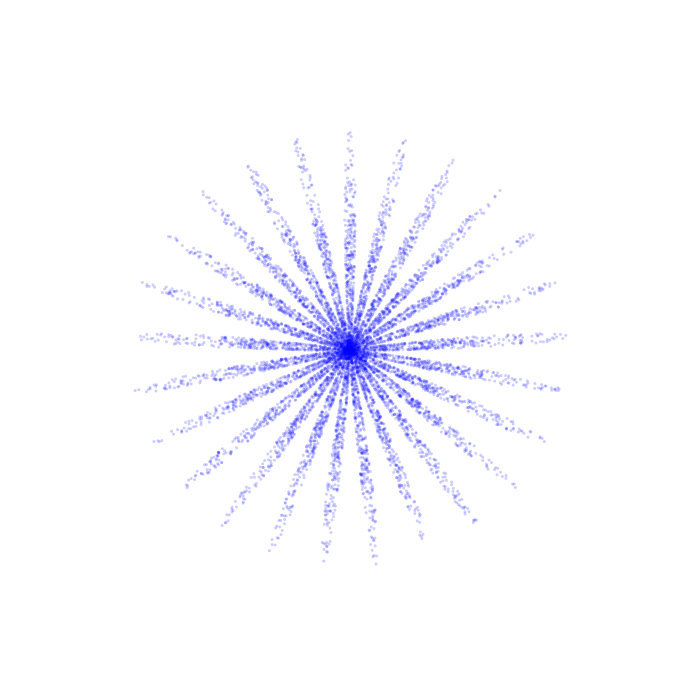
Frame 1 (no input)
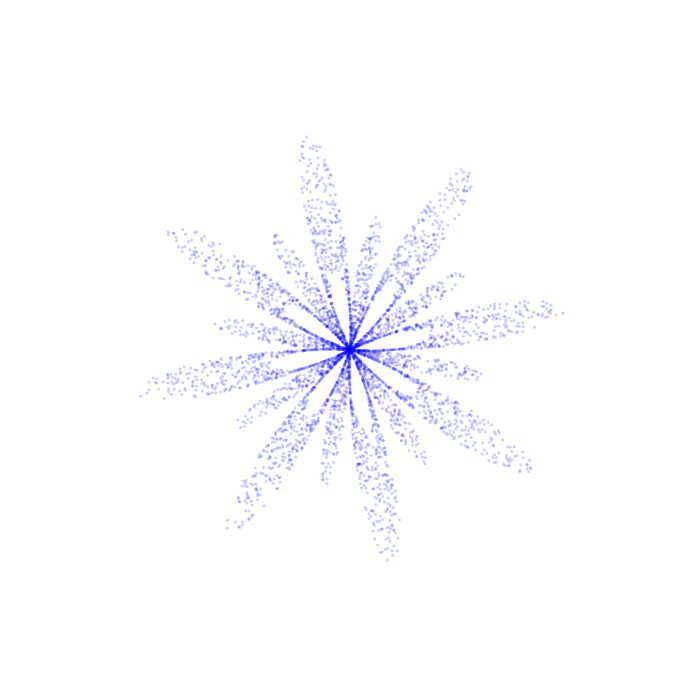
Frame 60 (the mouse pressed at the canvas centre just before this capture)
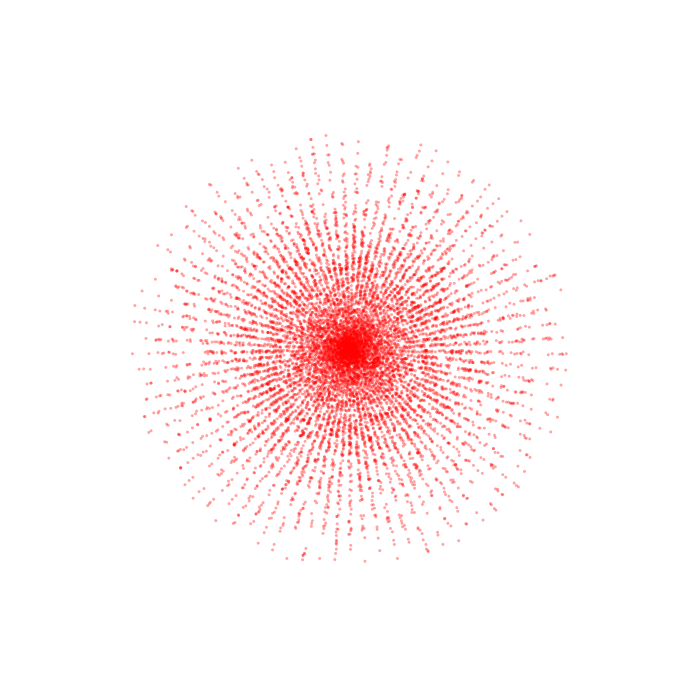
Frame 120 (the mouse held since frame 60 and released just before this capture)

The Processing sketch that drew these frames (run headless with seeded random() and noise(); from frame 60 on, the mouse is pressed at the canvas centre):

// Processing sketch: Sketch_51
// ── Sketch_51.pde
void setup () {
  size(700, 700);
  frameRate(4); 
}
 
void draw () {
  background(255);
  fill(0,0,255,50);
  noStroke();
  
  int num = (int) map ((random(300,600)), 0,60, 130, (random (1000,2000)));
  int numRadius = (int) map((random(10,20)),(random (10, 60)),20,100,0);
  
   int i = 0;
  while (i < num) {
    float a = PI / num * i*2;
      float radiusAngle  = map (i, 0, num, 0, numRadius *TWO_PI);
    float radius = 20 + sin(radiusAngle) * (random(20,90));
    float x = width/2 + cos(a) * radius*2 ;
    float y = height/2 + sin(a) * radius*2 ;
    
    ellipse(x, y, 3, 3); 
      
    i = i + 1;
    
     if (mousePressed == true) {

     fill(255,0,0,90);
  }

  }
}
